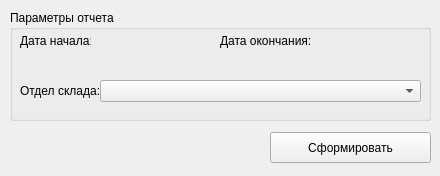
<?xml version="1.0" encoding="UTF-8"?>
<ui version="4.0">
 <class>repSklad</class>
 <widget class="QWidget" name="repSklad">
  <property name="geometry">
   <rect>
    <x>0</x>
    <y>0</y>
    <width>440</width>
    <height>176</height>
   </rect>
  </property>
  <property name="windowTitle">
   <string>Отчет по складу</string>
  </property>
  <widget class="QGroupBox" name="groupBox">
   <property name="geometry">
    <rect>
     <x>10</x>
     <y>10</y>
     <width>421</width>
     <height>111</height>
    </rect>
   </property>
   <property name="title">
    <string>Параметры отчета</string>
   </property>
   <widget class="QDateLineEdit" name="date_start">
    <property name="geometry">
     <rect>
      <x>90</x>
      <y>20</y>
      <width>101</width>
      <height>22</height>
     </rect>
    </property>
   </widget>
   <widget class="QLabel" name="label">
    <property name="geometry">
     <rect>
      <x>10</x>
      <y>20</y>
      <width>71</width>
      <height>22</height>
     </rect>
    </property>
    <property name="text">
     <string>Дата начала:</string>
    </property>
   </widget>
   <widget class="QDateLineEdit" name="date_end">
    <property name="geometry">
     <rect>
      <x>310</x>
      <y>20</y>
      <width>101</width>
      <height>22</height>
     </rect>
    </property>
   </widget>
   <widget class="QLabel" name="label_2">
    <property name="geometry">
     <rect>
      <x>210</x>
      <y>20</y>
      <width>91</width>
      <height>22</height>
     </rect>
    </property>
    <property name="text">
     <string>Дата окончания:</string>
    </property>
   </widget>
   <widget class="QLabel" name="lOtdel_Sklada">
    <property name="geometry">
     <rect>
      <x>10</x>
      <y>70</y>
      <width>81</width>
      <height>22</height>
     </rect>
    </property>
    <property name="text">
     <string>Отдел склада:</string>
    </property>
   </widget>
   <widget class="QComboBox" name="otdel_skalda">
    <property name="geometry">
     <rect>
      <x>90</x>
      <y>70</y>
      <width>321</width>
      <height>22</height>
     </rect>
    </property>
   </widget>
  </widget>
  <widget class="QPushButton" name="start_report">
   <property name="geometry">
    <rect>
     <x>270</x>
     <y>132</y>
     <width>161</width>
     <height>31</height>
    </rect>
   </property>
   <property name="text">
    <string>Сформировать</string>
   </property>
  </widget>
 </widget>
 <customwidgets>
  <customwidget>
   <class>QDateLineEdit</class>
   <extends>QWidget</extends>
   <header>qdatelineedit.h</header>
  </customwidget>
 </customwidgets>
 <resources/>
 <connections/>
</ui>
